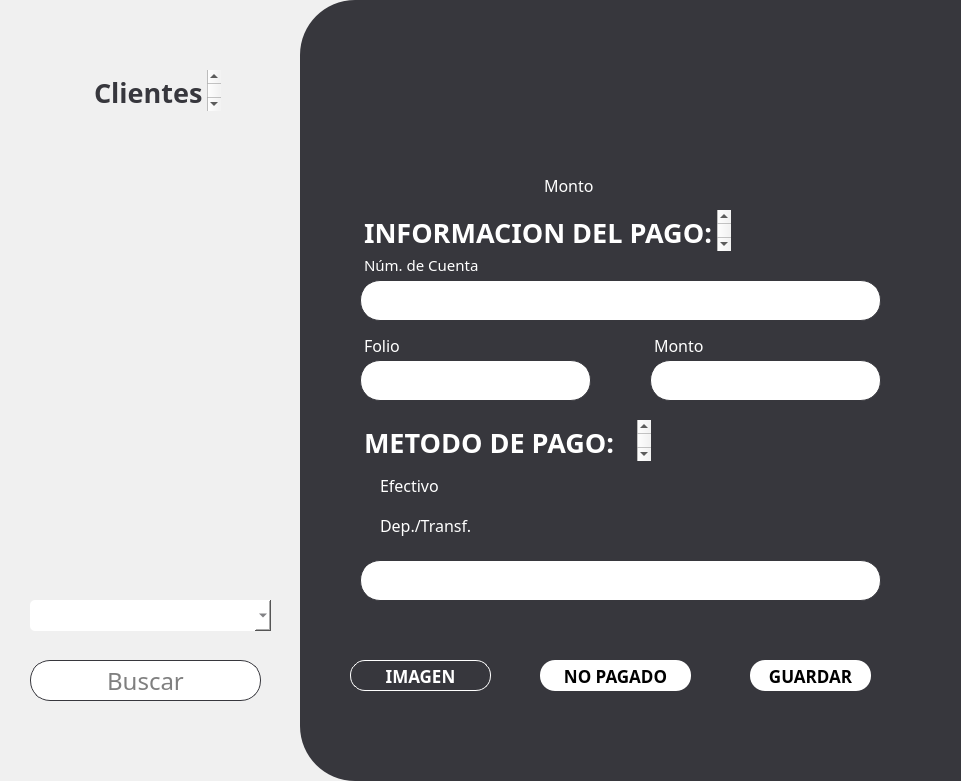
  <widget class="QFrame" name="frame_white">
   <property name="geometry">
    <rect>
     <x>340</x>
     <y>0</y>
     <width>961</width>
     <height>781</height>
    </rect>
   </property>
   <property name="styleSheet">
    <string notr="true">QFrame {
    border: none;       /* Color y grosor del borde */
    border-radius: 55px;          /* Radio de las esquinas */
    background-color: #f0f0f0;    /* Color de fondo */
    margin: 0px;                  /* Margen externo a 0 */
    padding: 0px;                 /* Espaciado interno a 0 */
}

</string>
   </property>
   <property name="frameShape">
    <enum>QFrame::StyledPanel</enum>
   </property>
   <property name="frameShadow">
    <enum>QFrame::Raised</enum>
   </property>
   <widget class="QFrame" name="frame_white_grey">
    <property name="geometry">
     <rect>
      <x>300</x>
      <y>0</y>
      <width>961</width>
      <height>781</height>
     </rect>
    </property>
    <property name="styleSheet">
     <string notr="true">QFrame {
    border: none;       /* Color y grosor del borde */
    border-radius: 55px;          /* Radio de las esquinas */
    background-color: #37373d;    /* Color de fondo */
    margin: 0px;                  /* Margen externo a 0 */
    padding: 0px;                 /* Espaciado interno a 0 */
}

</string>
    </property>
    <property name="frameShape">
     <enum>QFrame::StyledPanel</enum>
    </property>
    <property name="frameShadow">
     <enum>QFrame::Raised</enum>
    </property>
    <widget class="QRadioButton" name="EfectivoOption">
     <property name="geometry">
      <rect>
       <x>60</x>
       <y>470</y>
       <width>141</width>
       <height>31</height>
      </rect>
     </property>
     <property name="font">
      <font>
       <family>Montserrat</family>
       <pointsize>12</pointsize>
      </font>
     </property>
     <property name="styleSheet">
      <string notr="true">QRadioButton{
 background: transparent; 
color: #FFFFFF;
}</string>
     </property>
     <property name="text">
      <string>Efectivo</string>
     </property>
    </widget>
    <widget class="QRadioButton" name="DeptTransfOption">
     <property name="geometry">
      <rect>
       <x>60</x>
       <y>510</y>
       <width>141</width>
       <height>31</height>
      </rect>
     </property>
     <property name="font">
      <font>
       <family>Montserrat</family>
       <pointsize>12</pointsize>
      </font>
     </property>
     <property name="styleSheet">
      <string notr="true">QRadioButton{
 background: transparent; 
color: #FFFFFF;
}</string>
     </property>
     <property name="text">
      <string>Dep./Transf.</string>
     </property>
    </widget>
    <widget class="QPushButton" name="GuardarButton">
     <property name="geometry">
      <rect>
       <x>450</x>
       <y>660</y>
       <width>121</width>
       <height>31</height>
      </rect>
     </property>
     <property name="font">
      <font>
       <family>Montserrat</family>
       <pointsize>13</pointsize>
       <weight>75</weight>
       <bold>true</bold>
      </font>
     </property>
     <property name="styleSheet">
      <string notr="true">QPushButton{
		background: #FFFFFF; 
		 border-radius: 15px; 
}</string>
     </property>
     <property name="text">
      <string>GUARDAR</string>
     </property>
    </widget>
    <widget class="QLineEdit" name="MetodoHolder">
     <property name="geometry">
      <rect>
       <x>60</x>
       <y>560</y>
       <width>521</width>
       <height>41</height>
      </rect>
     </property>
     <property name="font">
      <font>
       <family>Montserrat</family>
       <pointsize>18</pointsize>
      </font>
     </property>
     <property name="layoutDirection">
      <enum>Qt::LeftToRight</enum>
     </property>
     <property name="styleSheet">
      <string notr="true">QLineEdit{
	border: 1px solid  #37373d;
		background: #FFFFFF; 
		 border-radius: 20px; 
}</string>
     </property>
     <property name="inputMask">
      <string/>
     </property>
     <property name="alignment">
      <set>Qt::AlignCenter</set>
     </property>
     <property name="placeholderText">
      <string/>
     </property>
    </widget>
    <widget class="QPushButton" name="NoPagadoButton">
     <property name="geometry">
      <rect>
       <x>240</x>
       <y>660</y>
       <width>151</width>
       <height>31</height>
      </rect>
     </property>
     <property name="font">
      <font>
       <family>Montserrat</family>
       <pointsize>13</pointsize>
       <weight>75</weight>
       <bold>true</bold>
      </font>
     </property>
     <property name="styleSheet">
      <string notr="true">QPushButton{
		background: #FFFFFF; 
		 border-radius: 15px; 
}</string>
     </property>
     <property name="text">
      <string>NO PAGADO</string>
     </property>
    </widget>
    <widget class="QPushButton" name="ImagenButton">
     <property name="geometry">
      <rect>
       <x>50</x>
       <y>660</y>
       <width>141</width>
       <height>31</height>
      </rect>
     </property>
     <property name="font">
      <font>
       <family>Montserrat</family>
       <pointsize>13</pointsize>
       <weight>75</weight>
       <bold>true</bold>
      </font>
     </property>
     <property name="styleSheet">
      <string notr="true">QPushButton{
    background: transparent;  /* Quitar el fondo */
	color: #FFFFFF;
	border: 1px solid  #FFFFFF;
		background: transparent; 
		 border-radius: 15px; 
}</string>
     </property>
     <property name="text">
      <string>IMAGEN</string>
     </property>
    </widget>
    <widget class="QTextBrowser" name="MetodoPago">
     <property name="geometry">
      <rect>
       <x>60</x>
       <y>420</y>
       <width>291</width>
       <height>41</height>
      </rect>
     </property>
     <property name="sizePolicy">
      <sizepolicy hsizetype="Expanding" vsizetype="Expanding">
       <horstretch>0</horstretch>
       <verstretch>0</verstretch>
      </sizepolicy>
     </property>
     <property name="font">
      <font>
       <family>Montserrat</family>
      </font>
     </property>
     <property name="toolTipDuration">
      <number>-1</number>
     </property>
     <property name="autoFillBackground">
      <bool>false</bool>
     </property>
     <property name="styleSheet">
      <string notr="true">QTextBrowser {
    background: transparent;  /* Quitar el fondo */
	color:#FFFFFF;
    border: none;             /* Quitar el borde */
	margin: 0;                /* Eliminar márgenes */
}</string>
     </property>
     <property name="html">
      <string>&lt;!DOCTYPE HTML PUBLIC &quot;-//W3C//DTD HTML 4.0//EN&quot; &quot;http://www.w3.org/TR/REC-html40/strict.dtd&quot;&gt;
&lt;html&gt;&lt;head&gt;&lt;meta name=&quot;qrichtext&quot; content=&quot;1&quot; /&gt;&lt;style type=&quot;text/css&quot;&gt;
p, li { white-space: pre-wrap; }
&lt;/style&gt;&lt;/head&gt;&lt;body style=&quot; font-family:'Montserrat'; font-size:8.25pt; font-weight:400; font-style:normal;&quot;&gt;
&lt;p style=&quot; margin-top:0px; margin-bottom:0px; margin-left:0px; margin-right:0px; -qt-block-indent:0; text-indent:0px;&quot;&gt;&lt;span style=&quot; font-family:'MS Shell Dlg 2'; font-size:20pt; font-weight:600;&quot;&gt;METODO DE PAGO:&lt;/span&gt;&lt;/p&gt;&lt;/body&gt;&lt;/html&gt;</string>
     </property>
    </widget>
    <widget class="QTextBrowser" name="InfoPago">
     <property name="geometry">
      <rect>
       <x>60</x>
       <y>210</y>
       <width>371</width>
       <height>41</height>
      </rect>
     </property>
     <property name="sizePolicy">
      <sizepolicy hsizetype="Expanding" vsizetype="Expanding">
       <horstretch>0</horstretch>
       <verstretch>0</verstretch>
      </sizepolicy>
     </property>
     <property name="font">
      <font>
       <family>Montserrat</family>
      </font>
     </property>
     <property name="toolTipDuration">
      <number>-1</number>
     </property>
     <property name="autoFillBackground">
      <bool>false</bool>
     </property>
     <property name="styleSheet">
      <string notr="true">QTextBrowser {
    background: transparent;  /* Quitar el fondo */
	color:#FFFFFF;
    border: none;             /* Quitar el borde */
	margin: 0;                /* Eliminar márgenes */
}</string>
     </property>
     <property name="html">
      <string>&lt;!DOCTYPE HTML PUBLIC &quot;-//W3C//DTD HTML 4.0//EN&quot; &quot;http://www.w3.org/TR/REC-html40/strict.dtd&quot;&gt;
&lt;html&gt;&lt;head&gt;&lt;meta name=&quot;qrichtext&quot; content=&quot;1&quot; /&gt;&lt;style type=&quot;text/css&quot;&gt;
p, li { white-space: pre-wrap; }
&lt;/style&gt;&lt;/head&gt;&lt;body style=&quot; font-family:'Montserrat'; font-size:8.25pt; font-weight:400; font-style:normal;&quot;&gt;
&lt;p style=&quot; margin-top:0px; margin-bottom:0px; margin-left:0px; margin-right:0px; -qt-block-indent:0; text-indent:0px;&quot;&gt;&lt;span style=&quot; font-family:'MS Shell Dlg 2'; font-size:20pt; font-weight:600;&quot;&gt;INFORMACION DEL PAGO:&lt;/span&gt;&lt;/p&gt;&lt;/body&gt;&lt;/html&gt;</string>
     </property>
    </widget>
    <widget class="QLineEdit" name="NumCuentaHolder">
     <property name="geometry">
      <rect>
       <x>60</x>
       <y>280</y>
       <width>521</width>
       <height>41</height>
      </rect>
     </property>
     <property name="font">
      <font>
       <family>Montserrat</family>
       <pointsize>18</pointsize>
      </font>
     </property>
     <property name="layoutDirection">
      <enum>Qt::LeftToRight</enum>
     </property>
     <property name="styleSheet">
      <string notr="true">QLineEdit{
	border: 1px solid  #37373d;
		background: #FFFFFF; 
		 border-radius: 20px; 
}</string>
     </property>
     <property name="inputMask">
      <string/>
     </property>
     <property name="alignment">
      <set>Qt::AlignCenter</set>
     </property>
     <property name="placeholderText">
      <string/>
     </property>
    </widget>
    <widget class="QTextBrowser" name="NumCuenta">
     <property name="geometry">
      <rect>
       <x>60</x>
       <y>250</y>
       <width>291</width>
       <height>41</height>
      </rect>
     </property>
     <property name="sizePolicy">
      <sizepolicy hsizetype="Expanding" vsizetype="Expanding">
       <horstretch>0</horstretch>
       <verstretch>0</verstretch>
      </sizepolicy>
     </property>
     <property name="font">
      <font>
       <family>Montserrat</family>
       <pointsize>5</pointsize>
      </font>
     </property>
     <property name="toolTipDuration">
      <number>-1</number>
     </property>
     <property name="autoFillBackground">
      <bool>false</bool>
     </property>
     <property name="styleSheet">
      <string notr="true">QTextBrowser {
    background: transparent;  /* Quitar el fondo */
	color:#FFFFFF;
    border: none;             /* Quitar el borde */
	margin: 0;                /* Eliminar márgenes */
}</string>
     </property>
     <property name="html">
      <string>&lt;!DOCTYPE HTML PUBLIC &quot;-//W3C//DTD HTML 4.0//EN&quot; &quot;http://www.w3.org/TR/REC-html40/strict.dtd&quot;&gt;
&lt;html&gt;&lt;head&gt;&lt;meta name=&quot;qrichtext&quot; content=&quot;1&quot; /&gt;&lt;style type=&quot;text/css&quot;&gt;
p, li { white-space: pre-wrap; }
&lt;/style&gt;&lt;/head&gt;&lt;body style=&quot; font-family:'Montserrat'; font-size:5pt; font-weight:400; font-style:normal;&quot;&gt;
&lt;p style=&quot; margin-top:0px; margin-bottom:0px; margin-left:0px; margin-right:0px; -qt-block-indent:0; text-indent:0px;&quot;&gt;&lt;span style=&quot; font-size:11pt;&quot;&gt;Núm. de Cuenta&lt;/span&gt;&lt;/p&gt;&lt;/body&gt;&lt;/html&gt;</string>
     </property>
    </widget>
    <widget class="QLineEdit" name="FolioHolder">
     <property name="geometry">
      <rect>
       <x>60</x>
       <y>360</y>
       <width>231</width>
       <height>41</height>
      </rect>
     </property>
     <property name="font">
      <font>
       <family>Montserrat</family>
       <pointsize>18</pointsize>
      </font>
     </property>
     <property name="layoutDirection">
      <enum>Qt::LeftToRight</enum>
     </property>
     <property name="styleSheet">
      <string notr="true">QLineEdit{
	border: 1px solid  #37373d;
		background: #FFFFFF; 
		 border-radius: 20px; 
}</string>
     </property>
     <property name="inputMask">
      <string/>
     </property>
     <property name="alignment">
      <set>Qt::AlignCenter</set>
     </property>
     <property name="placeholderText">
      <string/>
     </property>
    </widget>
    <widget class="QTextBrowser" name="Folio">
     <property name="geometry">
      <rect>
       <x>60</x>
       <y>330</y>
       <width>201</width>
       <height>41</height>
      </rect>
     </property>
     <property name="sizePolicy">
      <sizepolicy hsizetype="Expanding" vsizetype="Expanding">
       <horstretch>0</horstretch>
       <verstretch>0</verstretch>
      </sizepolicy>
     </property>
     <property name="font">
      <font>
       <family>Montserrat</family>
       <pointsize>5</pointsize>
      </font>
     </property>
     <property name="toolTipDuration">
      <number>-1</number>
     </property>
     <property name="autoFillBackground">
      <bool>false</bool>
     </property>
     <property name="styleSheet">
      <string notr="true">QTextBrowser {
    background: transparent;  /* Quitar el fondo */
	color:#FFFFFF;
    border: none;             /* Quitar el borde */
	margin: 0;                /* Eliminar márgenes */
}</string>
     </property>
     <property name="html">
      <string>&lt;!DOCTYPE HTML PUBLIC &quot;-//W3C//DTD HTML 4.0//EN&quot; &quot;http://www.w3.org/TR/REC-html40/strict.dtd&quot;&gt;
&lt;html&gt;&lt;head&gt;&lt;meta name=&quot;qrichtext&quot; content=&quot;1&quot; /&gt;&lt;style type=&quot;text/css&quot;&gt;
p, li { white-space: pre-wrap; }
&lt;/style&gt;&lt;/head&gt;&lt;body style=&quot; font-family:'Montserrat'; font-size:5pt; font-weight:400; font-style:normal;&quot;&gt;
&lt;p style=&quot; margin-top:0px; margin-bottom:0px; margin-left:0px; margin-right:0px; -qt-block-indent:0; text-indent:0px;&quot;&gt;&lt;span style=&quot; font-size:12pt;&quot;&gt;Folio&lt;/span&gt;&lt;/p&gt;&lt;/body&gt;&lt;/html&gt;</string>
     </property>
    </widget>
    <widget class="QTextBrowser" name="MontoText_2">
     <property name="geometry">
      <rect>
       <x>350</x>
       <y>330</y>
       <width>201</width>
       <height>41</height>
      </rect>
     </property>
     <property name="sizePolicy">
      <sizepolicy hsizetype="Expanding" vsizetype="Expanding">
       <horstretch>0</horstretch>
       <verstretch>0</verstretch>
      </sizepolicy>
     </property>
     <property name="font">
      <font>
       <family>Montserrat</family>
       <pointsize>5</pointsize>
      </font>
     </property>
     <property name="toolTipDuration">
      <number>-1</number>
     </property>
     <property name="autoFillBackground">
      <bool>false</bool>
     </property>
     <property name="styleSheet">
      <string notr="true">QTextBrowser {
    background: transparent;  /* Quitar el fondo */
	color:#FFFFFF;
    border: none;             /* Quitar el borde */
	margin: 0;                /* Eliminar márgenes */
}</string>
     </property>
     <property name="html">
      <string>&lt;!DOCTYPE HTML PUBLIC &quot;-//W3C//DTD HTML 4.0//EN&quot; &quot;http://www.w3.org/TR/REC-html40/strict.dtd&quot;&gt;
&lt;html&gt;&lt;head&gt;&lt;meta name=&quot;qrichtext&quot; content=&quot;1&quot; /&gt;&lt;style type=&quot;text/css&quot;&gt;
p, li { white-space: pre-wrap; }
&lt;/style&gt;&lt;/head&gt;&lt;body style=&quot; font-family:'Montserrat'; font-size:5pt; font-weight:400; font-style:normal;&quot;&gt;
&lt;p style=&quot; margin-top:0px; margin-bottom:0px; margin-left:0px; margin-right:0px; -qt-block-indent:0; text-indent:0px;&quot;&gt;&lt;span style=&quot; font-size:12pt;&quot;&gt;Monto&lt;/span&gt;&lt;/p&gt;&lt;/body&gt;&lt;/html&gt;</string>
     </property>
    </widget>
    <widget class="QLineEdit" name="MontoHolder">
     <property name="geometry">
      <rect>
       <x>350</x>
       <y>360</y>
       <width>231</width>
       <height>41</height>
      </rect>
     </property>
     <property name="font">
      <font>
       <family>Montserrat</family>
       <pointsize>18</pointsize>
      </font>
     </property>
     <property name="layoutDirection">
      <enum>Qt::LeftToRight</enum>
     </property>
     <property name="styleSheet">
      <string notr="true">QLineEdit{
	border: 1px solid  #37373d;
		background: #FFFFFF; 
		 border-radius: 20px; 
}</string>
     </property>
     <property name="inputMask">
      <string/>
     </property>
     <property name="alignment">
      <set>Qt::AlignCenter</set>
     </property>
     <property name="placeholderText">
      <string/>
     </property>
    </widget>
    <widget class="QTextBrowser" name="Adeudo">
     <property name="geometry">
      <rect>
       <x>60</x>
       <y>150</y>
       <width>181</width>
       <height>41</height>
      </rect>
     </property>
     <property name="sizePolicy">
      <sizepolicy hsizetype="Expanding" vsizetype="Expanding">
       <horstretch>0</horstretch>
       <verstretch>0</verstretch>
      </sizepolicy>
     </property>
     <property name="font">
      <font>
       <family>Montserrat</family>
       <pointsize>5</pointsize>
      </font>
     </property>
     <property name="toolTipDuration">
      <number>-1</number>
     </property>
     <property name="autoFillBackground">
      <bool>false</bool>
     </property>
     <property name="styleSheet">
      <string notr="true">QTextBrowser {
    background: transparent;  /* Quitar el fondo */
	color:#FFFFFF;
    border: none;             /* Quitar el borde */
	margin: 0;                /* Eliminar márgenes */
}</string>
     </property>
     <property name="html">
      <string>&lt;!DOCTYPE HTML PUBLIC &quot;-//W3C//DTD HTML 4.0//EN&quot; &quot;http://www.w3.org/TR/REC-html40/strict.dtd&quot;&gt;
&lt;html&gt;&lt;head&gt;&lt;meta name=&quot;qrichtext&quot; content=&quot;1&quot; /&gt;&lt;style type=&quot;text/css&quot;&gt;
p, li { white-space: pre-wrap; }
&lt;/style&gt;&lt;/head&gt;&lt;body style=&quot; font-family:'Montserrat'; font-size:5pt; font-weight:400; font-style:normal;&quot;&gt;
&lt;p style=&quot;-qt-paragraph-type:empty; margin-top:0px; margin-bottom:0px; margin-left:0px; margin-right:0px; -qt-block-indent:0; text-indent:0px;&quot;&gt;&lt;br /&gt;&lt;/p&gt;&lt;/body&gt;&lt;/html&gt;</string>
     </property>
    </widget>
    <widget class="QTextBrowser" name="MontoText">
     <property name="geometry">
      <rect>
       <x>240</x>
       <y>170</y>
       <width>81</width>
       <height>41</height>
      </rect>
     </property>
     <property name="sizePolicy">
      <sizepolicy hsizetype="Expanding" vsizetype="Expanding">
       <horstretch>0</horstretch>
       <verstretch>0</verstretch>
      </sizepolicy>
     </property>
     <property name="font">
      <font>
       <family>Montserrat</family>
       <pointsize>5</pointsize>
      </font>
     </property>
     <property name="toolTipDuration">
      <number>-1</number>
     </property>
     <property name="autoFillBackground">
      <bool>false</bool>
     </property>
     <property name="styleSheet">
      <string notr="true">QTextBrowser {
    background: transparent;  /* Quitar el fondo */
	color:#FFFFFF;
    border: none;             /* Quitar el borde */
	margin: 0;                /* Eliminar márgenes */
}</string>
     </property>
     <property name="html">
      <string>&lt;!DOCTYPE HTML PUBLIC &quot;-//W3C//DTD HTML 4.0//EN&quot; &quot;http://www.w3.org/TR/REC-html40/strict.dtd&quot;&gt;
&lt;html&gt;&lt;head&gt;&lt;meta name=&quot;qrichtext&quot; content=&quot;1&quot; /&gt;&lt;style type=&quot;text/css&quot;&gt;
p, li { white-space: pre-wrap; }
&lt;/style&gt;&lt;/head&gt;&lt;body style=&quot; font-family:'Montserrat'; font-size:5pt; font-weight:400; font-style:normal;&quot;&gt;
&lt;p style=&quot; margin-top:0px; margin-bottom:0px; margin-left:0px; margin-right:0px; -qt-block-indent:0; text-indent:0px;&quot;&gt;&lt;span style=&quot; font-size:12pt;&quot;&gt;Monto&lt;/span&gt;&lt;/p&gt;&lt;/body&gt;&lt;/html&gt;</string>
     </property>
    </widget>
    <widget class="QTextBrowser" name="Adeudo_2">
     <property name="geometry">
      <rect>
       <x>60</x>
       <y>70</y>
       <width>331</width>
       <height>61</height>
      </rect>
     </property>
     <property name="sizePolicy">
      <sizepolicy hsizetype="Expanding" vsizetype="Expanding">
       <horstretch>0</horstretch>
       <verstretch>0</verstretch>
      </sizepolicy>
     </property>
     <property name="font">
      <font>
       <family>Montserrat</family>
       <pointsize>5</pointsize>
       <weight>50</weight>
       <bold>false</bold>
      </font>
     </property>
     <property name="toolTipDuration">
      <number>-1</number>
     </property>
     <property name="autoFillBackground">
      <bool>false</bool>
     </property>
     <property name="styleSheet">
      <string notr="true">QTextBrowser {
    background: transparent;  /* Quitar el fondo */
	color:#FFFFFF;
    border: none;             /* Quitar el borde */
	margin: 0;                /* Eliminar márgenes */
}</string>
     </property>
     <property name="html">
      <string>&lt;!DOCTYPE HTML PUBLIC &quot;-//W3C//DTD HTML 4.0//EN&quot; &quot;http://www.w3.org/TR/REC-html40/strict.dtd&quot;&gt;
&lt;html&gt;&lt;head&gt;&lt;meta name=&quot;qrichtext&quot; content=&quot;1&quot; /&gt;&lt;style type=&quot;text/css&quot;&gt;
p, li { white-space: pre-wrap; }
&lt;/style&gt;&lt;/head&gt;&lt;body style=&quot; font-family:'Montserrat'; font-size:5pt; font-weight:400; font-style:normal;&quot;&gt;
&lt;p style=&quot;-qt-paragraph-type:empty; margin-top:0px; margin-bottom:0px; margin-left:0px; margin-right:0px; -qt-block-indent:0; text-indent:0px;&quot;&gt;&lt;br /&gt;&lt;/p&gt;&lt;/body&gt;&lt;/html&gt;</string>
     </property>
    </widget>
   </widget>
   <widget class="QTextBrowser" name="Clientes">
    <property name="geometry">
     <rect>
      <x>90</x>
      <y>70</y>
      <width>131</width>
      <height>41</height>
     </rect>
    </property>
    <property name="sizePolicy">
     <sizepolicy hsizetype="Expanding" vsizetype="Expanding">
      <horstretch>0</horstretch>
      <verstretch>0</verstretch>
     </sizepolicy>
    </property>
    <property name="font">
     <font>
      <family>Montserrat</family>
     </font>
    </property>
    <property name="toolTipDuration">
     <number>-1</number>
    </property>
    <property name="autoFillBackground">
     <bool>false</bool>
    </property>
    <property name="styleSheet">
     <string notr="true">QTextBrowser {
    background: transparent;  /* Quitar el fondo */
	color:#37373d;
    border: none;             /* Quitar el borde */
	margin: 0;                /* Eliminar márgenes */
}</string>
    </property>
    <property name="html">
     <string>&lt;!DOCTYPE HTML PUBLIC &quot;-//W3C//DTD HTML 4.0//EN&quot; &quot;http://www.w3.org/TR/REC-html40/strict.dtd&quot;&gt;
&lt;html&gt;&lt;head&gt;&lt;meta name=&quot;qrichtext&quot; content=&quot;1&quot; /&gt;&lt;style type=&quot;text/css&quot;&gt;
p, li { white-space: pre-wrap; }
&lt;/style&gt;&lt;/head&gt;&lt;body style=&quot; font-family:'Montserrat'; font-size:8.25pt; font-weight:400; font-style:normal;&quot;&gt;
&lt;p style=&quot; margin-top:0px; margin-bottom:0px; margin-left:0px; margin-right:0px; -qt-block-indent:0; text-indent:0px;&quot;&gt;&lt;span style=&quot; font-family:'MS Shell Dlg 2'; font-size:20pt; font-weight:600;&quot;&gt;Clientes&lt;/span&gt;&lt;/p&gt;&lt;/body&gt;&lt;/html&gt;</string>
    </property>
   </widget>
   <widget class="QListView" name="listViewClients">
    <property name="geometry">
     <rect>
      <x>40</x>
      <y>141</y>
      <width>221</width>
      <height>411</height>
     </rect>
    </property>
    <property name="font">
     <font>
      <family>Montserrat</family>
      <pointsize>16</pointsize>
     </font>
    </property>
   </widget>
   <widget class="QLineEdit" name="lineEdit">
    <property name="geometry">
     <rect>
      <x>30</x>
      <y>660</y>
      <width>231</width>
      <height>41</height>
     </rect>
    </property>
    <property name="font">
     <font>
      <family>Montserrat</family>
      <pointsize>18</pointsize>
     </font>
    </property>
    <property name="layoutDirection">
     <enum>Qt::LeftToRight</enum>
    </property>
    <property name="styleSheet">
     <string notr="true">QLineEdit{
	border: 1px solid  #37373d;
		background: #FFFFFF; 
		 border-radius: 20px; 
}</string>
    </property>
    <property name="inputMask">
     <string/>
    </property>
    <property name="alignment">
     <set>Qt::AlignCenter</set>
    </property>
    <property name="placeholderText">
     <string>Buscar</string>
    </property>
   </widget>
   <widget class="QComboBox" name="Select1">
    <property name="geometry">
     <rect>
      <x>30</x>
      <y>600</y>
      <width>241</width>
      <height>31</height>
     </rect>
    </property>
    <property name="font">
     <font>
      <family>Montserrat</family>
      <pointsize>-1</pointsize>
     </font>
    </property>
    <property name="styleSheet">
     <string notr="true">QComboBox{
 	background: #FFFFFF;
	color: #37373d;
	border-radius: 5px;
	font-family: Montserrat; /* Type of font */
    font-size: 16px;                /* Size of the text */
}</string>
    </property>
   </widget>
  </widget>
